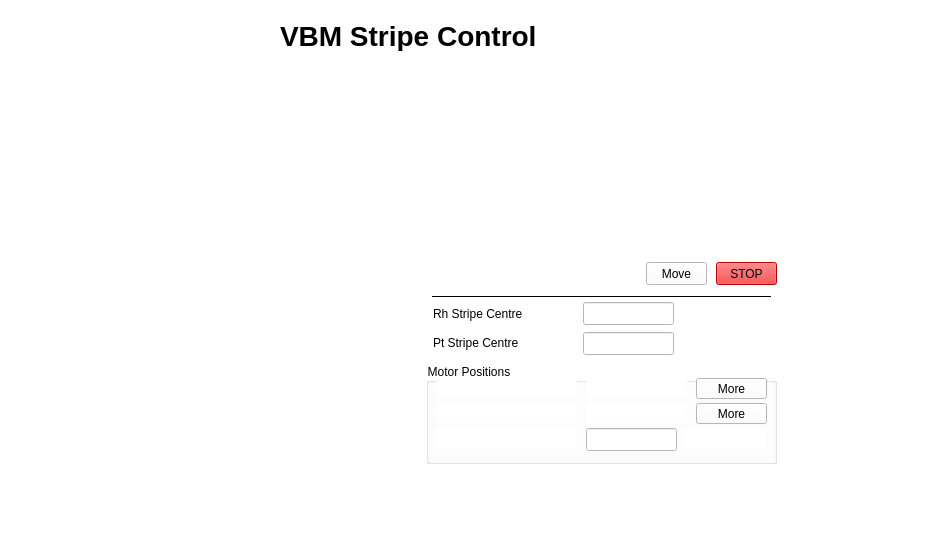
<?xml version="1.0" encoding="UTF-8"?>
<ui version="4.0">
 <class>Form</class>
 <widget class="QWidget" name="Form">
  <property name="geometry">
   <rect>
    <x>0</x>
    <y>0</y>
    <width>948</width>
    <height>560</height>
   </rect>
  </property>
  <property name="windowTitle">
   <string>Form</string>
  </property>
  <property name="styleSheet">
   <string notr="true">background-color: rgb(255, 255, 255);</string>
  </property>
  <layout class="QHBoxLayout" name="horizontalLayout">
   <property name="spacing">
    <number>0</number>
   </property>
   <property name="leftMargin">
    <number>0</number>
   </property>
   <property name="topMargin">
    <number>0</number>
   </property>
   <property name="rightMargin">
    <number>0</number>
   </property>
   <property name="bottomMargin">
    <number>0</number>
   </property>
   <item>
    <widget class="QFrame" name="frame">
     <property name="minimumSize">
      <size>
       <width>948</width>
       <height>560</height>
      </size>
     </property>
     <property name="styleSheet">
      <string notr="true">background-color: rgb(255, 255, 255);</string>
     </property>
     <property name="frameShape">
      <enum>QFrame::NoFrame</enum>
     </property>
     <property name="frameShadow">
      <enum>QFrame::Raised</enum>
     </property>
     <widget class="QLabel" name="label_8">
      <property name="geometry">
       <rect>
        <x>280</x>
        <y>20</y>
        <width>341</width>
        <height>31</height>
       </rect>
      </property>
      <property name="font">
       <font>
        <pointsize>21</pointsize>
        <weight>75</weight>
        <bold>true</bold>
       </font>
      </property>
      <property name="text">
       <string>VBM Stripe Control</string>
      </property>
     </widget>
     <widget class="QGroupBox" name="groupBox">
      <property name="geometry">
       <rect>
        <x>426</x>
        <y>363</y>
        <width>351</width>
        <height>101</height>
       </rect>
      </property>
      <property name="title">
       <string>Motor Positions</string>
      </property>
      <widget class="QEPushButton" name="qepushbutton_4">
       <property name="geometry">
        <rect>
         <x>270</x>
         <y>40</y>
         <width>71</width>
         <height>21</height>
        </rect>
       </property>
       <property name="text">
        <string>More</string>
       </property>
       <property name="guiFile" stdset="0">
        <string>ppmac1motor_sl.ui</string>
       </property>
       <property name="prioritySubstitutions">
        <string>MOTOR=MCTVBM01MOT05</string>
       </property>
       <property name="creationOption" stdset="0">
        <enum>QEPushButton::NewWindow</enum>
       </property>
      </widget>
      <widget class="QEDescriptionLabel" name="qedescriptionlabel">
       <property name="geometry">
        <rect>
         <x>10</x>
         <y>15</y>
         <width>141</width>
         <height>20</height>
        </rect>
       </property>
       <property name="variable" stdset="0">
        <string>MCTVBM01MOT04.DESC</string>
       </property>
      </widget>
      <widget class="QELabel" name="qelabel_2">
       <property name="geometry">
        <rect>
         <x>160</x>
         <y>15</y>
         <width>101</width>
         <height>20</height>
        </rect>
       </property>
       <property name="alignment">
        <set>Qt::AlignRight|Qt::AlignTrailing|Qt::AlignVCenter</set>
       </property>
       <property name="variable" stdset="0">
        <string>MCTVBM01MOT04.RBV</string>
       </property>
      </widget>
      <widget class="QELabel" name="qelabel_3">
       <property name="geometry">
        <rect>
         <x>160</x>
         <y>40</y>
         <width>101</width>
         <height>20</height>
        </rect>
       </property>
       <property name="alignment">
        <set>Qt::AlignRight|Qt::AlignTrailing|Qt::AlignVCenter</set>
       </property>
       <property name="variable" stdset="0">
        <string>MCTVBM01MOT05.RBV</string>
       </property>
      </widget>
      <widget class="QEPushButton" name="qepushbutton_3">
       <property name="geometry">
        <rect>
         <x>270</x>
         <y>15</y>
         <width>71</width>
         <height>21</height>
        </rect>
       </property>
       <property name="text">
        <string>More</string>
       </property>
       <property name="guiFile" stdset="0">
        <string>ppmac1motor_sl.ui</string>
       </property>
       <property name="prioritySubstitutions">
        <string>MOTOR=MCTVBM01MOT04</string>
       </property>
       <property name="creationOption" stdset="0">
        <enum>QEPushButton::NewWindow</enum>
       </property>
      </widget>
      <widget class="QEDescriptionLabel" name="qedescriptionlabel_2">
       <property name="geometry">
        <rect>
         <x>10</x>
         <y>40</y>
         <width>141</width>
         <height>20</height>
        </rect>
       </property>
       <property name="variable" stdset="0">
        <string>MCTVBM01MOT05.DESC</string>
       </property>
      </widget>
      <widget class="QELabel" name="qelabel_6">
       <property name="geometry">
        <rect>
         <x>255</x>
         <y>65</y>
         <width>85</width>
         <height>20</height>
        </rect>
       </property>
       <property name="alignment">
        <set>Qt::AlignRight|Qt::AlignTrailing|Qt::AlignVCenter</set>
       </property>
       <property name="variable" stdset="0">
        <string>MCTVBM01:RBV_AVG_CALC</string>
       </property>
      </widget>
      <widget class="QELineEdit" name="qelineedit_3">
       <property name="geometry">
        <rect>
         <x>160</x>
         <y>65</y>
         <width>91</width>
         <height>23</height>
        </rect>
       </property>
       <property name="variable" stdset="0">
        <string>MCTVBM01:MOVE_SP</string>
       </property>
      </widget>
      <widget class="QEDescriptionLabel" name="qedescriptionlabel_3">
       <property name="geometry">
        <rect>
         <x>10</x>
         <y>65</y>
         <width>141</width>
         <height>20</height>
        </rect>
       </property>
       <property name="variable" stdset="0">
        <string>MCTVBM01:MOVE_SP.DESC</string>
       </property>
       <property name="text">
        <string/>
       </property>
      </widget>
     </widget>
     <widget class="QGroupBox" name="groupBox_2">
      <property name="geometry">
       <rect>
        <x>426</x>
        <y>237</y>
        <width>351</width>
        <height>125</height>
       </rect>
      </property>
      <property name="title">
       <string>Stripe Selection Control</string>
      </property>
      <widget class="QELabel" name="qelabel">
       <property name="geometry">
        <rect>
         <x>150</x>
         <y>25</y>
         <width>60</width>
         <height>21</height>
        </rect>
       </property>
       <property name="variable" stdset="0">
        <string>MCTVBM01:STRIPE_SELECTION_STATUS</string>
       </property>
      </widget>
      <widget class="QERadioGroup" name="qeradiogroup">
       <property name="geometry">
        <rect>
         <x>7</x>
         <y>13</y>
         <width>141</width>
         <height>40</height>
        </rect>
       </property>
       <property name="font">
        <font>
         <pointsize>10</pointsize>
        </font>
       </property>
       <property name="displayAlarmStateOption" stdset="0">
        <enum>QEAbstractWidget::Never</enum>
       </property>
       <property name="variable" stdset="0">
        <string>MCTVBM01:STRIPE_SELECTION_CMD</string>
       </property>
       <property name="title" stdset="0">
        <string/>
       </property>
       <property name="columns">
        <number>2</number>
       </property>
       <property name="buttonStyle">
        <enum>QRadioGroup::Push</enum>
       </property>
       <property name="buttonOrder">
        <enum>QRadioGroup::colMajor</enum>
       </property>
      </widget>
      <widget class="QLabel" name="label_4">
       <property name="geometry">
        <rect>
         <x>7</x>
         <y>68</y>
         <width>141</width>
         <height>17</height>
        </rect>
       </property>
       <property name="text">
        <string>Rh Stripe Centre</string>
       </property>
      </widget>
      <widget class="QLabel" name="label_5">
       <property name="geometry">
        <rect>
         <x>7</x>
         <y>97</y>
         <width>141</width>
         <height>17</height>
        </rect>
       </property>
       <property name="text">
        <string>Pt Stripe Centre</string>
       </property>
      </widget>
      <widget class="Line" name="line">
       <property name="geometry">
        <rect>
         <x>6</x>
         <y>58</y>
         <width>339</width>
         <height>3</height>
        </rect>
       </property>
       <property name="frameShadow">
        <enum>QFrame::Plain</enum>
       </property>
       <property name="orientation">
        <enum>Qt::Horizontal</enum>
       </property>
      </widget>
      <widget class="QEPushButton" name="qepushbutton">
       <property name="geometry">
        <rect>
         <x>220</x>
         <y>25</y>
         <width>61</width>
         <height>23</height>
        </rect>
       </property>
       <property name="text">
        <string>Move</string>
       </property>
       <property name="variable" stdset="0">
        <string>MCTVBM01:MOVE_TO_STRIPE.PROC</string>
       </property>
      </widget>
      <widget class="QEFileImage" name="qefileimage">
       <property name="geometry">
        <rect>
         <x>-260</x>
         <y>-90</y>
         <width>761</width>
         <height>311</height>
        </rect>
       </property>
       <property name="pixmap">
        <pixmap>VBM_stripe_Pt.png</pixmap>
       </property>
       <property name="scaledContents">
        <bool>false</bool>
       </property>
      </widget>
      <widget class="QELineEdit" name="qelineedit">
       <property name="geometry">
        <rect>
         <x>157</x>
         <y>65</y>
         <width>91</width>
         <height>23</height>
        </rect>
       </property>
       <property name="variable" stdset="0">
        <string>MCTVBM01:RH_STRIPE_POSITION_SP</string>
       </property>
      </widget>
      <widget class="QELabel" name="qelabel_4">
       <property name="geometry">
        <rect>
         <x>250</x>
         <y>65</y>
         <width>91</width>
         <height>23</height>
        </rect>
       </property>
       <property name="variable" stdset="0">
        <string>MCTVBM01:RH_STRIPE_POSITION_SP</string>
       </property>
      </widget>
      <widget class="QELineEdit" name="qelineedit_2">
       <property name="geometry">
        <rect>
         <x>157</x>
         <y>95</y>
         <width>91</width>
         <height>23</height>
        </rect>
       </property>
       <property name="variable" stdset="0">
        <string>MCTVBM01:PT_STRIPE_POSITION_SP</string>
       </property>
      </widget>
      <widget class="QELabel" name="qelabel_5">
       <property name="geometry">
        <rect>
         <x>250</x>
         <y>95</y>
         <width>91</width>
         <height>23</height>
        </rect>
       </property>
       <property name="variable" stdset="0">
        <string>MCTVBM01:PT_STRIPE_POSITION_SP</string>
       </property>
      </widget>
      <widget class="QEPushButton" name="qepushbutton_2">
       <property name="geometry">
        <rect>
         <x>290</x>
         <y>25</y>
         <width>61</width>
         <height>23</height>
        </rect>
       </property>
       <property name="text">
        <string>STOP</string>
       </property>
       <property name="variable" stdset="0">
        <string>MCTVBM01:MOVE_STOP.PROC</string>
       </property>
       <property name="styleSheet">
        <string notr="true">background-color: rgb(255, 0, 0);</string>
       </property>
      </widget>
      <zorder>qefileimage</zorder>
      <zorder>qelabel</zorder>
      <zorder>qeradiogroup</zorder>
      <zorder>label_4</zorder>
      <zorder>label_5</zorder>
      <zorder>line</zorder>
      <zorder>qepushbutton</zorder>
      <zorder>qelineedit</zorder>
      <zorder>qelabel_4</zorder>
      <zorder>qelineedit_2</zorder>
      <zorder>qelabel_5</zorder>
      <zorder>qepushbutton_2</zorder>
     </widget>
     <widget class="QEForm" name="qeform">
      <property name="geometry">
       <rect>
        <x>30</x>
        <y>30</y>
        <width>861</width>
        <height>231</height>
       </rect>
      </property>
      <property name="uiFile" stdset="0">
       <string>VBM_stripe_status.ui</string>
      </property>
      <property name="resizeContents">
       <bool>false</bool>
      </property>
     </widget>
     <zorder>qeform</zorder>
     <zorder>label_8</zorder>
     <zorder>groupBox</zorder>
     <zorder>groupBox_2</zorder>
    </widget>
   </item>
  </layout>
 </widget>
 <customwidgets>
  <customwidget>
   <class>QEFileImage</class>
   <extends>QLabel</extends>
   <header>QEFileImage.h</header>
  </customwidget>
  <customwidget>
   <class>QEForm</class>
   <extends>QWidget</extends>
   <header>QEForm.h</header>
  </customwidget>
  <customwidget>
   <class>QELabel</class>
   <extends>QLabel</extends>
   <header>QELabel.h</header>
  </customwidget>
  <customwidget>
   <class>QEDescriptionLabel</class>
   <extends>QELabel</extends>
   <header>QEDescriptionLabel.h</header>
  </customwidget>
  <customwidget>
   <class>QELineEdit</class>
   <extends>QLineEdit</extends>
   <header>QELineEdit.h</header>
  </customwidget>
  <customwidget>
   <class>QEPushButton</class>
   <extends>QPushButton</extends>
   <header>QEPushButton.h</header>
  </customwidget>
  <customwidget>
   <class>QERadioGroup</class>
   <extends>QWidget</extends>
   <header>QERadioGroup.h</header>
  </customwidget>
 </customwidgets>
 <resources/>
 <connections/>
</ui>
